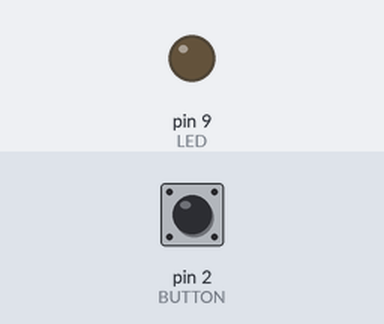
Bench run of a sketch on a simulated Arduino Uno, built with avr-gcc and run on an emulated ATmega328P. On the bench: output pins drawn as LEDs (lit = HIGH). Inputs (shaded band) come from the test bench; at power-on: pin 2 (BUTTON) LOW.

Above: at 1.2 s.
1.3 s: pin 2 (BUTTON) pulled HIGH for 0.15 s
At 2.5 s:
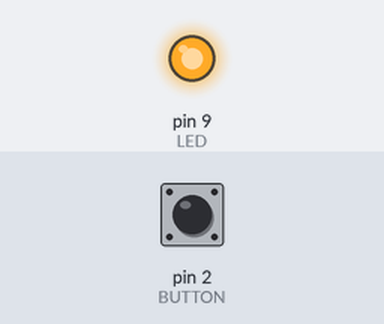
2.9 s: pin 2 (BUTTON) pulled HIGH for 1 s
At 3.9 s:
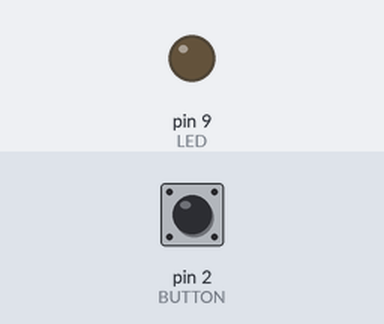
5.4 s: pin 2 (BUTTON) pulled HIGH for 3.2 s
At 5.8 s:
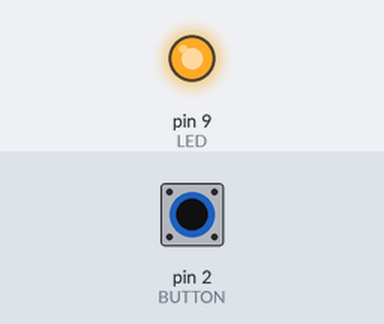
Timing chart, 0 to 8.4 s (numbered marks = the images above; inputs shaded):
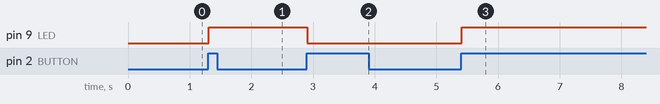

Measured:
- after the input at 1.3 s, pin 9 (LED): LOW → HIGH at once
- after the input at 2.9 s, pin 9 (LED): HIGH → LOW at once
- after the input at 5.4 s, pin 9 (LED): LOW → HIGH at once

The sketch:

sketch.ino
```cpp
const int LED = 9;
const int BUTTON = 2;

bool lastButtonValue = LOW;
bool currentButtonValue = LOW;
bool ledOn = false;

void setup() {
  pinMode(LED, OUTPUT);
  pinMode(BUTTON, INPUT);
}

bool debounce(boolean lastValue) {
  bool currentValue = digitalRead(BUTTON);

  if (lastValue != currentValue) {
    delay(10);
    currentValue = digitalRead(BUTTON);
    return currentValue;
  }
}

void loop() {
  currentButtonValue = debounce(lastButtonValue);

  if (lastButtonValue == LOW && currentButtonValue == HIGH)
    ledOn = !ledOn;

  lastButtonValue = currentButtonValue;

  digitalWrite(LED, ledOn);
}
```
